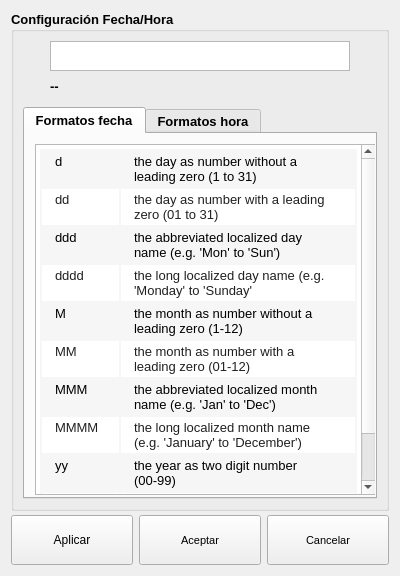
<?xml version="1.0" encoding="UTF-8"?>
<ui version="4.0">
 <class>EditDateTimeUI</class>
 <widget class="QWidget" name="EditDateTimeUI">
  <property name="geometry">
   <rect>
    <x>0</x>
    <y>0</y>
    <width>400</width>
    <height>576</height>
   </rect>
  </property>
  <property name="sizePolicy">
   <sizepolicy hsizetype="Fixed" vsizetype="Fixed">
    <horstretch>0</horstretch>
    <verstretch>0</verstretch>
   </sizepolicy>
  </property>
  <property name="minimumSize">
   <size>
    <width>400</width>
    <height>550</height>
   </size>
  </property>
  <property name="maximumSize">
   <size>
    <width>400</width>
    <height>576</height>
   </size>
  </property>
  <property name="windowTitle">
   <string>IN2PS</string>
  </property>
  <property name="windowIcon">
   <iconset resource="../../In2Apps/In2Designer/In2Designer/shared.qrc">
    <normaloff>:/res/images/in2ps_tr.png</normaloff>:/res/images/in2ps_tr.png</iconset>
  </property>
  <property name="windowOpacity">
   <double>1.000000000000000</double>
  </property>
  <layout class="QGridLayout" name="gridLayout_3">
   <item row="8" column="0">
    <layout class="QGridLayout" name="gridLayout_6" columnstretch="0,0,0,0">
     <property name="sizeConstraint">
      <enum>QLayout::SetDefaultConstraint</enum>
     </property>
     <item row="0" column="1">
      <widget class="QPushButton" name="m_Aceptar">
       <property name="sizePolicy">
        <sizepolicy hsizetype="Preferred" vsizetype="Fixed">
         <horstretch>0</horstretch>
         <verstretch>0</verstretch>
        </sizepolicy>
       </property>
       <property name="minimumSize">
        <size>
         <width>40</width>
         <height>50</height>
        </size>
       </property>
       <property name="maximumSize">
        <size>
         <width>125</width>
         <height>50</height>
        </size>
       </property>
       <property name="font">
        <font>
         <pointsize>8</pointsize>
        </font>
       </property>
       <property name="text">
        <string>Aceptar</string>
       </property>
       <property name="icon">
        <iconset resource="../../In2Apps/In2Designer/In2Designer/shared.qrc">
         <normaloff>:/res/images/Ok_32x32.png</normaloff>:/res/images/Ok_32x32.png</iconset>
       </property>
      </widget>
     </item>
     <item row="0" column="3">
      <widget class="QPushButton" name="m_Cancelar">
       <property name="sizePolicy">
        <sizepolicy hsizetype="Preferred" vsizetype="Fixed">
         <horstretch>0</horstretch>
         <verstretch>0</verstretch>
        </sizepolicy>
       </property>
       <property name="minimumSize">
        <size>
         <width>40</width>
         <height>50</height>
        </size>
       </property>
       <property name="maximumSize">
        <size>
         <width>125</width>
         <height>50</height>
        </size>
       </property>
       <property name="font">
        <font>
         <pointsize>8</pointsize>
        </font>
       </property>
       <property name="text">
        <string>Cancelar</string>
       </property>
       <property name="icon">
        <iconset resource="../../In2Apps/In2Designer/In2Designer/shared.qrc">
         <normaloff>:/res/images/Cancel_32x32.png</normaloff>:/res/images/Cancel_32x32.png</iconset>
       </property>
      </widget>
     </item>
     <item row="0" column="0">
      <widget class="QPushButton" name="m_VistaPrevia">
       <property name="minimumSize">
        <size>
         <width>0</width>
         <height>50</height>
        </size>
       </property>
       <property name="maximumSize">
        <size>
         <width>125</width>
         <height>50</height>
        </size>
       </property>
       <property name="text">
        <string>Aplicar</string>
       </property>
       <property name="icon">
        <iconset resource="../../In2Apps/In2Designer/In2Designer/shared.qrc">
         <normaloff>:/res/images/reload.png</normaloff>:/res/images/reload.png</iconset>
       </property>
      </widget>
     </item>
    </layout>
   </item>
   <item row="2" column="0">
    <widget class="QGroupBox" name="m_gbCentral">
     <property name="sizePolicy">
      <sizepolicy hsizetype="Preferred" vsizetype="Fixed">
       <horstretch>0</horstretch>
       <verstretch>0</verstretch>
      </sizepolicy>
     </property>
     <property name="minimumSize">
      <size>
       <width>0</width>
       <height>500</height>
      </size>
     </property>
     <property name="maximumSize">
      <size>
       <width>16777215</width>
       <height>500</height>
      </size>
     </property>
     <property name="font">
      <font>
       <pointsize>10</pointsize>
       <weight>75</weight>
       <bold>true</bold>
      </font>
     </property>
     <property name="title">
      <string>Configuración Fecha/Hora</string>
     </property>
     <layout class="QGridLayout" name="gridLayout_2">
      <item row="2" column="0">
       <layout class="QGridLayout" name="gridLayout">
        <property name="sizeConstraint">
         <enum>QLayout::SetFixedSize</enum>
        </property>
        <property name="verticalSpacing">
         <number>0</number>
        </property>
        <item row="0" column="0">
         <widget class="QTextEdit" name="m_formato">
          <property name="sizePolicy">
           <sizepolicy hsizetype="Fixed" vsizetype="Fixed">
            <horstretch>0</horstretch>
            <verstretch>0</verstretch>
           </sizepolicy>
          </property>
          <property name="minimumSize">
           <size>
            <width>300</width>
            <height>30</height>
           </size>
          </property>
          <property name="maximumSize">
           <size>
            <width>300</width>
            <height>30</height>
           </size>
          </property>
         </widget>
        </item>
        <item row="1" column="0">
         <widget class="QLabel" name="lbl_formato">
          <property name="minimumSize">
           <size>
            <width>0</width>
            <height>30</height>
           </size>
          </property>
          <property name="maximumSize">
           <size>
            <width>16777215</width>
            <height>30</height>
           </size>
          </property>
          <property name="text">
           <string>--</string>
          </property>
         </widget>
        </item>
       </layout>
      </item>
      <item row="3" column="0">
       <widget class="QTabWidget" name="tabWidget_2">
        <property name="currentIndex">
         <number>0</number>
        </property>
        <widget class="QWidget" name="tab_3">
         <attribute name="title">
          <string>Formatos fecha</string>
         </attribute>
         <widget class="QTextEdit" name="m_HelpFecha">
          <property name="geometry">
           <rect>
            <x>10</x>
            <y>10</y>
            <width>341</width>
            <height>351</height>
           </rect>
          </property>
          <property name="readOnly">
           <bool>true</bool>
          </property>
          <property name="html">
           <string>&lt;!DOCTYPE HTML PUBLIC &quot;-//W3C//DTD HTML 4.0//EN&quot; &quot;http://www.w3.org/TR/REC-html40/strict.dtd&quot;&gt;
&lt;html&gt;&lt;head&gt;&lt;meta name=&quot;qrichtext&quot; content=&quot;1&quot; /&gt;&lt;style type=&quot;text/css&quot;&gt;
p, li { white-space: pre-wrap; }
&lt;/style&gt;&lt;/head&gt;&lt;body style=&quot; font-family:'MS Shell Dlg 2'; font-size:10pt; font-weight:600; font-style:normal;&quot;&gt;
&lt;table border=&quot;0&quot; style=&quot; margin-top:0px; margin-bottom:33px; margin-left:0px; margin-right:0px;&quot; cellspacing=&quot;2&quot; cellpadding=&quot;0&quot; bgcolor=&quot;#f6f6f6&quot;&gt;
&lt;tr&gt;
&lt;td bgcolor=&quot;#f6f6f6&quot; style=&quot; vertical-align:top; padding-left:13; padding-right:20; padding-top:3; padding-bottom:3;&quot;&gt;
&lt;p style=&quot; margin-top:0px; margin-bottom:0px; margin-left:0px; margin-right:0px; -qt-block-indent:0; text-indent:0px;&quot;&gt;&lt;span style=&quot; font-family:'sans-serif'; font-size:medium; font-weight:400; color:#000000; background-color:#f6f6f6;&quot;&gt;d&lt;/span&gt;&lt;/p&gt;&lt;/td&gt;
&lt;td bgcolor=&quot;#f6f6f6&quot; style=&quot; vertical-align:top; padding-left:13; padding-right:20; padding-top:3; padding-bottom:3;&quot;&gt;
&lt;p style=&quot; margin-top:0px; margin-bottom:0px; margin-left:0px; margin-right:0px; -qt-block-indent:0; text-indent:0px;&quot;&gt;&lt;span style=&quot; font-family:'sans-serif'; font-size:medium; font-weight:400; color:#000000; background-color:#f6f6f6;&quot;&gt;the day as number without a leading zero (1 to 31)&lt;/span&gt;&lt;/p&gt;&lt;/td&gt;&lt;/tr&gt;
&lt;tr&gt;
&lt;td bgcolor=&quot;#ffffff&quot; style=&quot; vertical-align:top; padding-left:13; padding-right:20; padding-top:3; padding-bottom:3;&quot;&gt;
&lt;p style=&quot; margin-top:0px; margin-bottom:0px; margin-left:0px; margin-right:0px; -qt-block-indent:0; text-indent:0px;&quot;&gt;&lt;span style=&quot; font-family:'sans-serif'; font-size:medium; font-weight:400; color:#202020; background-color:#ffffff;&quot;&gt;dd&lt;/span&gt;&lt;/p&gt;&lt;/td&gt;
&lt;td bgcolor=&quot;#ffffff&quot; style=&quot; vertical-align:top; padding-left:13; padding-right:20; padding-top:3; padding-bottom:3;&quot;&gt;
&lt;p style=&quot; margin-top:0px; margin-bottom:0px; margin-left:0px; margin-right:0px; -qt-block-indent:0; text-indent:0px;&quot;&gt;&lt;span style=&quot; font-family:'sans-serif'; font-size:medium; font-weight:400; color:#202020; background-color:#ffffff;&quot;&gt;the day as number with a leading zero (01 to 31)&lt;/span&gt;&lt;/p&gt;&lt;/td&gt;&lt;/tr&gt;
&lt;tr&gt;
&lt;td bgcolor=&quot;#f6f6f6&quot; style=&quot; vertical-align:top; padding-left:13; padding-right:20; padding-top:3; padding-bottom:3;&quot;&gt;
&lt;p style=&quot; margin-top:0px; margin-bottom:0px; margin-left:0px; margin-right:0px; -qt-block-indent:0; text-indent:0px;&quot;&gt;&lt;span style=&quot; font-family:'sans-serif'; font-size:medium; font-weight:400; color:#000000; background-color:#f6f6f6;&quot;&gt;ddd&lt;/span&gt;&lt;/p&gt;&lt;/td&gt;
&lt;td bgcolor=&quot;#f6f6f6&quot; style=&quot; vertical-align:top; padding-left:13; padding-right:20; padding-top:3; padding-bottom:3;&quot;&gt;
&lt;p style=&quot; margin-top:0px; margin-bottom:0px; margin-left:0px; margin-right:0px; -qt-block-indent:0; text-indent:0px;&quot;&gt;&lt;span style=&quot; font-family:'sans-serif'; font-size:medium; font-weight:400; color:#000000; background-color:#f6f6f6;&quot;&gt;the abbreviated localized day name (e.g. 'Mon' to 'Sun')&lt;/span&gt;&lt;/p&gt;&lt;/td&gt;&lt;/tr&gt;
&lt;tr&gt;
&lt;td bgcolor=&quot;#ffffff&quot; style=&quot; vertical-align:top; padding-left:13; padding-right:20; padding-top:3; padding-bottom:3;&quot;&gt;
&lt;p style=&quot; margin-top:0px; margin-bottom:0px; margin-left:0px; margin-right:0px; -qt-block-indent:0; text-indent:0px;&quot;&gt;&lt;span style=&quot; font-family:'sans-serif'; font-size:medium; font-weight:400; color:#202020; background-color:#ffffff;&quot;&gt;dddd&lt;/span&gt;&lt;/p&gt;&lt;/td&gt;
&lt;td bgcolor=&quot;#ffffff&quot; style=&quot; vertical-align:top; padding-left:13; padding-right:20; padding-top:3; padding-bottom:3;&quot;&gt;
&lt;p style=&quot; margin-top:0px; margin-bottom:0px; margin-left:0px; margin-right:0px; -qt-block-indent:0; text-indent:0px;&quot;&gt;&lt;span style=&quot; font-family:'sans-serif'; font-size:medium; font-weight:400; color:#202020; background-color:#ffffff;&quot;&gt;the long localized day name (e.g. 'Monday' to 'Sunday'&lt;/span&gt;&lt;/p&gt;&lt;/td&gt;&lt;/tr&gt;
&lt;tr&gt;
&lt;td bgcolor=&quot;#f6f6f6&quot; style=&quot; vertical-align:top; padding-left:13; padding-right:20; padding-top:3; padding-bottom:3;&quot;&gt;
&lt;p style=&quot; margin-top:0px; margin-bottom:0px; margin-left:0px; margin-right:0px; -qt-block-indent:0; text-indent:0px;&quot;&gt;&lt;span style=&quot; font-family:'sans-serif'; font-size:medium; font-weight:400; color:#000000; background-color:#f6f6f6;&quot;&gt;M&lt;/span&gt;&lt;/p&gt;&lt;/td&gt;
&lt;td bgcolor=&quot;#f6f6f6&quot; style=&quot; vertical-align:top; padding-left:13; padding-right:20; padding-top:3; padding-bottom:3;&quot;&gt;
&lt;p style=&quot; margin-top:0px; margin-bottom:0px; margin-left:0px; margin-right:0px; -qt-block-indent:0; text-indent:0px;&quot;&gt;&lt;span style=&quot; font-family:'sans-serif'; font-size:medium; font-weight:400; color:#000000; background-color:#f6f6f6;&quot;&gt;the month as number without a leading zero (1-12)&lt;/span&gt;&lt;/p&gt;&lt;/td&gt;&lt;/tr&gt;
&lt;tr&gt;
&lt;td bgcolor=&quot;#ffffff&quot; style=&quot; vertical-align:top; padding-left:13; padding-right:20; padding-top:3; padding-bottom:3;&quot;&gt;
&lt;p style=&quot; margin-top:0px; margin-bottom:0px; margin-left:0px; margin-right:0px; -qt-block-indent:0; text-indent:0px;&quot;&gt;&lt;span style=&quot; font-family:'sans-serif'; font-size:medium; font-weight:400; color:#202020; background-color:#ffffff;&quot;&gt;MM&lt;/span&gt;&lt;/p&gt;&lt;/td&gt;
&lt;td bgcolor=&quot;#ffffff&quot; style=&quot; vertical-align:top; padding-left:13; padding-right:20; padding-top:3; padding-bottom:3;&quot;&gt;
&lt;p style=&quot; margin-top:0px; margin-bottom:0px; margin-left:0px; margin-right:0px; -qt-block-indent:0; text-indent:0px;&quot;&gt;&lt;span style=&quot; font-family:'sans-serif'; font-size:medium; font-weight:400; color:#202020; background-color:#ffffff;&quot;&gt;the month as number with a leading zero (01-12)&lt;/span&gt;&lt;/p&gt;&lt;/td&gt;&lt;/tr&gt;
&lt;tr&gt;
&lt;td bgcolor=&quot;#f6f6f6&quot; style=&quot; vertical-align:top; padding-left:13; padding-right:20; padding-top:3; padding-bottom:3;&quot;&gt;
&lt;p style=&quot; margin-top:0px; margin-bottom:0px; margin-left:0px; margin-right:0px; -qt-block-indent:0; text-indent:0px;&quot;&gt;&lt;span style=&quot; font-family:'sans-serif'; font-size:medium; font-weight:400; color:#000000; background-color:#f6f6f6;&quot;&gt;MMM&lt;/span&gt;&lt;/p&gt;&lt;/td&gt;
&lt;td bgcolor=&quot;#f6f6f6&quot; style=&quot; vertical-align:top; padding-left:13; padding-right:20; padding-top:3; padding-bottom:3;&quot;&gt;
&lt;p style=&quot; margin-top:0px; margin-bottom:0px; margin-left:0px; margin-right:0px; -qt-block-indent:0; text-indent:0px;&quot;&gt;&lt;span style=&quot; font-family:'sans-serif'; font-size:medium; font-weight:400; color:#000000; background-color:#f6f6f6;&quot;&gt;the abbreviated localized month name (e.g. 'Jan' to 'Dec')&lt;/span&gt;&lt;/p&gt;&lt;/td&gt;&lt;/tr&gt;
&lt;tr&gt;
&lt;td bgcolor=&quot;#ffffff&quot; style=&quot; vertical-align:top; padding-left:13; padding-right:20; padding-top:3; padding-bottom:3;&quot;&gt;
&lt;p style=&quot; margin-top:0px; margin-bottom:0px; margin-left:0px; margin-right:0px; -qt-block-indent:0; text-indent:0px;&quot;&gt;&lt;span style=&quot; font-family:'sans-serif'; font-size:medium; font-weight:400; color:#202020; background-color:#ffffff;&quot;&gt;MMMM&lt;/span&gt;&lt;/p&gt;&lt;/td&gt;
&lt;td bgcolor=&quot;#ffffff&quot; style=&quot; vertical-align:top; padding-left:13; padding-right:20; padding-top:3; padding-bottom:3;&quot;&gt;
&lt;p style=&quot; margin-top:0px; margin-bottom:0px; margin-left:0px; margin-right:0px; -qt-block-indent:0; text-indent:0px;&quot;&gt;&lt;span style=&quot; font-family:'sans-serif'; font-size:medium; font-weight:400; color:#202020; background-color:#ffffff;&quot;&gt;the long localized month name (e.g. 'January' to 'December')&lt;/span&gt;&lt;/p&gt;&lt;/td&gt;&lt;/tr&gt;
&lt;tr&gt;
&lt;td bgcolor=&quot;#f6f6f6&quot; style=&quot; vertical-align:top; padding-left:13; padding-right:20; padding-top:3; padding-bottom:3;&quot;&gt;
&lt;p style=&quot; margin-top:0px; margin-bottom:0px; margin-left:0px; margin-right:0px; -qt-block-indent:0; text-indent:0px;&quot;&gt;&lt;span style=&quot; font-family:'sans-serif'; font-size:medium; font-weight:400; color:#000000; background-color:#f6f6f6;&quot;&gt;yy&lt;/span&gt;&lt;/p&gt;&lt;/td&gt;
&lt;td bgcolor=&quot;#f6f6f6&quot; style=&quot; vertical-align:top; padding-left:13; padding-right:20; padding-top:3; padding-bottom:3;&quot;&gt;
&lt;p style=&quot; margin-top:0px; margin-bottom:0px; margin-left:0px; margin-right:0px; -qt-block-indent:0; text-indent:0px;&quot;&gt;&lt;span style=&quot; font-family:'sans-serif'; font-size:medium; font-weight:400; color:#000000; background-color:#f6f6f6;&quot;&gt;the year as two digit number (00-99)&lt;/span&gt;&lt;/p&gt;&lt;/td&gt;&lt;/tr&gt;
&lt;tr&gt;
&lt;td bgcolor=&quot;#ffffff&quot; style=&quot; vertical-align:top; padding-left:13; padding-right:20; padding-top:3; padding-bottom:3;&quot;&gt;
&lt;p style=&quot; margin-top:0px; margin-bottom:0px; margin-left:0px; margin-right:0px; -qt-block-indent:0; text-indent:0px;&quot;&gt;&lt;span style=&quot; font-family:'sans-serif'; font-size:medium; font-weight:400; color:#202020; background-color:#ffffff;&quot;&gt;yyyy&lt;/span&gt;&lt;/p&gt;&lt;/td&gt;
&lt;td bgcolor=&quot;#ffffff&quot; style=&quot; vertical-align:top; padding-left:13; padding-right:20; padding-top:3; padding-bottom:3;&quot;&gt;
&lt;p style=&quot; margin-top:0px; margin-bottom:0px; margin-left:0px; margin-right:0px; -qt-block-indent:0; text-indent:0px;&quot;&gt;&lt;span style=&quot; font-family:'sans-serif'; font-size:medium; font-weight:400; color:#202020; background-color:#ffffff;&quot;&gt;the year as four digit number&lt;/span&gt;&lt;/p&gt;&lt;/td&gt;&lt;/tr&gt;&lt;/table&gt;&lt;/body&gt;&lt;/html&gt;</string>
          </property>
         </widget>
        </widget>
        <widget class="QWidget" name="tab_4">
         <attribute name="title">
          <string>Formatos hora</string>
         </attribute>
         <widget class="QTextEdit" name="m_HelpHora">
          <property name="geometry">
           <rect>
            <x>10</x>
            <y>10</y>
            <width>341</width>
            <height>351</height>
           </rect>
          </property>
          <property name="readOnly">
           <bool>true</bool>
          </property>
          <property name="html">
           <string>&lt;!DOCTYPE HTML PUBLIC &quot;-//W3C//DTD HTML 4.0//EN&quot; &quot;http://www.w3.org/TR/REC-html40/strict.dtd&quot;&gt;
&lt;html&gt;&lt;head&gt;&lt;meta name=&quot;qrichtext&quot; content=&quot;1&quot; /&gt;&lt;style type=&quot;text/css&quot;&gt;
p, li { white-space: pre-wrap; }
&lt;/style&gt;&lt;/head&gt;&lt;body style=&quot; font-family:'MS Shell Dlg 2'; font-size:10pt; font-weight:600; font-style:normal;&quot;&gt;
&lt;table border=&quot;0&quot; style=&quot; margin-top:0px; margin-bottom:33px; margin-left:0px; margin-right:0px;&quot; cellspacing=&quot;2&quot; cellpadding=&quot;0&quot; bgcolor=&quot;#f6f6f6&quot;&gt;
&lt;tr&gt;
&lt;td bgcolor=&quot;#f6f6f6&quot; style=&quot; vertical-align:top; padding-left:13; padding-right:20; padding-top:3; padding-bottom:3;&quot;&gt;
&lt;p style=&quot; margin-top:0px; margin-bottom:0px; margin-left:0px; margin-right:0px; -qt-block-indent:0; text-indent:0px;&quot;&gt;&lt;span style=&quot; font-family:'sans-serif'; font-size:medium; font-weight:400; color:#000000; background-color:#f6f6f6;&quot;&gt;h&lt;/span&gt;&lt;/p&gt;&lt;/td&gt;
&lt;td bgcolor=&quot;#f6f6f6&quot; style=&quot; vertical-align:top; padding-left:13; padding-right:20; padding-top:3; padding-bottom:3;&quot;&gt;
&lt;p style=&quot; margin-top:0px; margin-bottom:0px; margin-left:0px; margin-right:0px; -qt-block-indent:0; text-indent:0px;&quot;&gt;&lt;span style=&quot; font-family:'sans-serif'; font-size:medium; font-weight:400; color:#000000; background-color:#f6f6f6;&quot;&gt;the hour without a leading zero (0 to 23 or 1 to 12 if AM/PM display)&lt;/span&gt;&lt;/p&gt;&lt;/td&gt;&lt;/tr&gt;
&lt;tr&gt;
&lt;td bgcolor=&quot;#ffffff&quot; style=&quot; vertical-align:top; padding-left:13; padding-right:20; padding-top:3; padding-bottom:3;&quot;&gt;
&lt;p style=&quot; margin-top:0px; margin-bottom:0px; margin-left:0px; margin-right:0px; -qt-block-indent:0; text-indent:0px;&quot;&gt;&lt;span style=&quot; font-family:'sans-serif'; font-size:medium; font-weight:400; color:#202020; background-color:#ffffff;&quot;&gt;hh&lt;/span&gt;&lt;/p&gt;&lt;/td&gt;
&lt;td bgcolor=&quot;#ffffff&quot; style=&quot; vertical-align:top; padding-left:13; padding-right:20; padding-top:3; padding-bottom:3;&quot;&gt;
&lt;p style=&quot; margin-top:0px; margin-bottom:0px; margin-left:0px; margin-right:0px; -qt-block-indent:0; text-indent:0px;&quot;&gt;&lt;span style=&quot; font-family:'sans-serif'; font-size:medium; font-weight:400; color:#202020; background-color:#ffffff;&quot;&gt;the hour with a leading zero (00 to 23 or 01 to 12 if AM/PM display)&lt;/span&gt;&lt;/p&gt;&lt;/td&gt;&lt;/tr&gt;
&lt;tr&gt;
&lt;td bgcolor=&quot;#f6f6f6&quot; style=&quot; vertical-align:top; padding-left:13; padding-right:20; padding-top:3; padding-bottom:3;&quot;&gt;
&lt;p style=&quot; margin-top:0px; margin-bottom:0px; margin-left:0px; margin-right:0px; -qt-block-indent:0; text-indent:0px;&quot;&gt;&lt;span style=&quot; font-family:'sans-serif'; font-size:medium; font-weight:400; color:#000000; background-color:#f6f6f6;&quot;&gt;m&lt;/span&gt;&lt;/p&gt;&lt;/td&gt;
&lt;td bgcolor=&quot;#f6f6f6&quot; style=&quot; vertical-align:top; padding-left:13; padding-right:20; padding-top:3; padding-bottom:3;&quot;&gt;
&lt;p style=&quot; margin-top:0px; margin-bottom:0px; margin-left:0px; margin-right:0px; -qt-block-indent:0; text-indent:0px;&quot;&gt;&lt;span style=&quot; font-family:'sans-serif'; font-size:medium; font-weight:400; color:#000000; background-color:#f6f6f6;&quot;&gt;the minute without a leading zero (0 to 59)&lt;/span&gt;&lt;/p&gt;&lt;/td&gt;&lt;/tr&gt;
&lt;tr&gt;
&lt;td bgcolor=&quot;#ffffff&quot; style=&quot; vertical-align:top; padding-left:13; padding-right:20; padding-top:3; padding-bottom:3;&quot;&gt;
&lt;p style=&quot; margin-top:0px; margin-bottom:0px; margin-left:0px; margin-right:0px; -qt-block-indent:0; text-indent:0px;&quot;&gt;&lt;span style=&quot; font-family:'sans-serif'; font-size:medium; font-weight:400; color:#202020; background-color:#ffffff;&quot;&gt;mm&lt;/span&gt;&lt;/p&gt;&lt;/td&gt;
&lt;td bgcolor=&quot;#ffffff&quot; style=&quot; vertical-align:top; padding-left:13; padding-right:20; padding-top:3; padding-bottom:3;&quot;&gt;
&lt;p style=&quot; margin-top:0px; margin-bottom:0px; margin-left:0px; margin-right:0px; -qt-block-indent:0; text-indent:0px;&quot;&gt;&lt;span style=&quot; font-family:'sans-serif'; font-size:medium; font-weight:400; color:#202020; background-color:#ffffff;&quot;&gt;the minute with a leading zero (00 to 59)&lt;/span&gt;&lt;/p&gt;&lt;/td&gt;&lt;/tr&gt;
&lt;tr&gt;
&lt;td bgcolor=&quot;#f6f6f6&quot; style=&quot; vertical-align:top; padding-left:13; padding-right:20; padding-top:3; padding-bottom:3;&quot;&gt;
&lt;p style=&quot; margin-top:0px; margin-bottom:0px; margin-left:0px; margin-right:0px; -qt-block-indent:0; text-indent:0px;&quot;&gt;&lt;span style=&quot; font-family:'sans-serif'; font-size:medium; font-weight:400; color:#000000; background-color:#f6f6f6;&quot;&gt;s&lt;/span&gt;&lt;/p&gt;&lt;/td&gt;
&lt;td bgcolor=&quot;#f6f6f6&quot; style=&quot; vertical-align:top; padding-left:13; padding-right:20; padding-top:3; padding-bottom:3;&quot;&gt;
&lt;p style=&quot; margin-top:0px; margin-bottom:0px; margin-left:0px; margin-right:0px; -qt-block-indent:0; text-indent:0px;&quot;&gt;&lt;span style=&quot; font-family:'sans-serif'; font-size:medium; font-weight:400; color:#000000; background-color:#f6f6f6;&quot;&gt;the second without a leading zero (0 to 59)&lt;/span&gt;&lt;/p&gt;&lt;/td&gt;&lt;/tr&gt;
&lt;tr&gt;
&lt;td bgcolor=&quot;#ffffff&quot; style=&quot; vertical-align:top; padding-left:13; padding-right:20; padding-top:3; padding-bottom:3;&quot;&gt;
&lt;p style=&quot; margin-top:0px; margin-bottom:0px; margin-left:0px; margin-right:0px; -qt-block-indent:0; text-indent:0px;&quot;&gt;&lt;span style=&quot; font-family:'sans-serif'; font-size:medium; font-weight:400; color:#202020; background-color:#ffffff;&quot;&gt;ss&lt;/span&gt;&lt;/p&gt;&lt;/td&gt;
&lt;td bgcolor=&quot;#ffffff&quot; style=&quot; vertical-align:top; padding-left:13; padding-right:20; padding-top:3; padding-bottom:3;&quot;&gt;
&lt;p style=&quot; margin-top:0px; margin-bottom:0px; margin-left:0px; margin-right:0px; -qt-block-indent:0; text-indent:0px;&quot;&gt;&lt;span style=&quot; font-family:'sans-serif'; font-size:medium; font-weight:400; color:#202020; background-color:#ffffff;&quot;&gt;the second with a leading zero (00 to 59)&lt;/span&gt;&lt;/p&gt;&lt;/td&gt;&lt;/tr&gt;
&lt;tr&gt;
&lt;td bgcolor=&quot;#f6f6f6&quot; style=&quot; vertical-align:top; padding-left:13; padding-right:20; padding-top:3; padding-bottom:3;&quot;&gt;
&lt;p style=&quot; margin-top:0px; margin-bottom:0px; margin-left:0px; margin-right:0px; -qt-block-indent:0; text-indent:0px;&quot;&gt;&lt;span style=&quot; font-family:'sans-serif'; font-size:medium; font-weight:400; color:#000000; background-color:#f6f6f6;&quot;&gt;z&lt;/span&gt;&lt;/p&gt;&lt;/td&gt;
&lt;td bgcolor=&quot;#f6f6f6&quot; style=&quot; vertical-align:top; padding-left:13; padding-right:20; padding-top:3; padding-bottom:3;&quot;&gt;
&lt;p style=&quot; margin-top:0px; margin-bottom:0px; margin-left:0px; margin-right:0px; -qt-block-indent:0; text-indent:0px;&quot;&gt;&lt;span style=&quot; font-family:'sans-serif'; font-size:medium; font-weight:400; color:#000000; background-color:#f6f6f6;&quot;&gt;the milliseconds without leading zeroes (0 to 999)&lt;/span&gt;&lt;/p&gt;&lt;/td&gt;&lt;/tr&gt;
&lt;tr&gt;
&lt;td bgcolor=&quot;#ffffff&quot; style=&quot; vertical-align:top; padding-left:13; padding-right:20; padding-top:3; padding-bottom:3;&quot;&gt;
&lt;p style=&quot; margin-top:0px; margin-bottom:0px; margin-left:0px; margin-right:0px; -qt-block-indent:0; text-indent:0px;&quot;&gt;&lt;span style=&quot; font-family:'sans-serif'; font-size:medium; font-weight:400; color:#202020; background-color:#ffffff;&quot;&gt;zzz&lt;/span&gt;&lt;/p&gt;&lt;/td&gt;
&lt;td bgcolor=&quot;#ffffff&quot; style=&quot; vertical-align:top; padding-left:13; padding-right:20; padding-top:3; padding-bottom:3;&quot;&gt;
&lt;p style=&quot; margin-top:0px; margin-bottom:0px; margin-left:0px; margin-right:0px; -qt-block-indent:0; text-indent:0px;&quot;&gt;&lt;span style=&quot; font-family:'sans-serif'; font-size:medium; font-weight:400; color:#202020; background-color:#ffffff;&quot;&gt;the milliseconds with leading zeroes (000 to 999)&lt;/span&gt;&lt;/p&gt;&lt;/td&gt;&lt;/tr&gt;
&lt;tr&gt;
&lt;td bgcolor=&quot;#f6f6f6&quot; style=&quot; vertical-align:top; padding-left:13; padding-right:20; padding-top:3; padding-bottom:3;&quot;&gt;
&lt;p style=&quot; margin-top:0px; margin-bottom:0px; margin-left:0px; margin-right:0px; -qt-block-indent:0; text-indent:0px;&quot;&gt;&lt;span style=&quot; font-family:'sans-serif'; font-size:medium; font-weight:400; color:#000000; background-color:#f6f6f6;&quot;&gt;AP&lt;/span&gt;&lt;/p&gt;&lt;/td&gt;
&lt;td bgcolor=&quot;#f6f6f6&quot; style=&quot; vertical-align:top; padding-left:13; padding-right:20; padding-top:3; padding-bottom:3;&quot;&gt;
&lt;p style=&quot; margin-top:0px; margin-bottom:0px; margin-left:0px; margin-right:0px; -qt-block-indent:0; text-indent:0px;&quot;&gt;&lt;span style=&quot; font-family:'sans-serif'; font-size:medium; font-weight:400; color:#000000; background-color:#f6f6f6;&quot;&gt;use AM/PM display.&lt;/span&gt;&lt;span style=&quot; font-family:'sans-serif'; font-size:medium; font-weight:400; color:#000000;&quot;&gt; &lt;/span&gt;&lt;span style=&quot; font-family:'sans-serif'; font-size:medium; font-weight:400; font-style:italic; color:#000000;&quot;&gt;AP&lt;/span&gt;&lt;span style=&quot; font-family:'sans-serif'; font-size:medium; font-weight:400; color:#000000;&quot;&gt; will be replaced by either &amp;quot;AM&amp;quot; or &amp;quot;PM&amp;quot;.&lt;/span&gt;&lt;/p&gt;&lt;/td&gt;&lt;/tr&gt;
&lt;tr&gt;
&lt;td bgcolor=&quot;#ffffff&quot; style=&quot; vertical-align:top; padding-left:13; padding-right:20; padding-top:3; padding-bottom:3;&quot;&gt;
&lt;p style=&quot; margin-top:0px; margin-bottom:0px; margin-left:0px; margin-right:0px; -qt-block-indent:0; text-indent:0px;&quot;&gt;&lt;span style=&quot; font-family:'sans-serif'; font-size:medium; font-weight:400; color:#202020; background-color:#ffffff;&quot;&gt;ap&lt;/span&gt;&lt;/p&gt;&lt;/td&gt;
&lt;td bgcolor=&quot;#ffffff&quot; style=&quot; vertical-align:top; padding-left:13; padding-right:20; padding-top:3; padding-bottom:3;&quot;&gt;
&lt;p style=&quot; margin-top:0px; margin-bottom:0px; margin-left:0px; margin-right:0px; -qt-block-indent:0; text-indent:0px;&quot;&gt;&lt;span style=&quot; font-family:'sans-serif'; font-size:medium; font-weight:400; color:#202020; background-color:#ffffff;&quot;&gt;use am/pm display.&lt;/span&gt;&lt;span style=&quot; font-family:'sans-serif'; font-size:medium; font-weight:400; color:#202020;&quot;&gt; &lt;/span&gt;&lt;span style=&quot; font-family:'sans-serif'; font-size:medium; font-weight:400; font-style:italic; color:#202020;&quot;&gt;ap&lt;/span&gt;&lt;span style=&quot; font-family:'sans-serif'; font-size:medium; font-weight:400; color:#202020;&quot;&gt; will be replaced by either &amp;quot;am&amp;quot; or &amp;quot;pm&amp;quot;.&lt;/span&gt;&lt;/p&gt;&lt;/td&gt;&lt;/tr&gt;&lt;/table&gt;&lt;/body&gt;&lt;/html&gt;</string>
          </property>
         </widget>
        </widget>
       </widget>
      </item>
     </layout>
    </widget>
   </item>
  </layout>
 </widget>
 <resources>
  <include location="../../In2Apps/In2Designer/In2Designer/shared.qrc"/>
 </resources>
 <connections/>
</ui>
